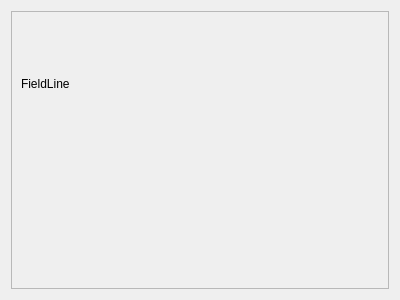
<?xml version="1.0" encoding="UTF-8"?>
<ui version="4.0">
 <class>uiFieldlineViewChassis</class>
 <widget class="QWidget" name="uiFieldlineViewChassis">
  <property name="geometry">
   <rect>
    <x>0</x>
    <y>0</y>
    <width>400</width>
    <height>300</height>
   </rect>
  </property>
  <property name="sizePolicy">
   <sizepolicy hsizetype="Minimum" vsizetype="Minimum">
    <horstretch>0</horstretch>
    <verstretch>0</verstretch>
   </sizepolicy>
  </property>
  <property name="windowTitle">
   <string>Form</string>
  </property>
  <layout class="QHBoxLayout" name="horizontalLayout">
   <item>
    <widget class="QFrame" name="frame">
     <property name="sizePolicy">
      <sizepolicy hsizetype="Minimum" vsizetype="Minimum">
       <horstretch>0</horstretch>
       <verstretch>0</verstretch>
      </sizepolicy>
     </property>
     <property name="frameShape">
      <enum>QFrame::StyledPanel</enum>
     </property>
     <property name="frameShadow">
      <enum>QFrame::Raised</enum>
     </property>
     <layout class="QVBoxLayout" name="verticalLayout">
      <item>
       <widget class="QLabel" name="labelFrame">
        <property name="sizePolicy">
         <sizepolicy hsizetype="Minimum" vsizetype="Minimum">
          <horstretch>0</horstretch>
          <verstretch>0</verstretch>
         </sizepolicy>
        </property>
        <property name="text">
         <string>FieldLine</string>
        </property>
       </widget>
      </item>
      <item>
       <widget class="QFrame" name="sensorFrame">
        <property name="sizePolicy">
         <sizepolicy hsizetype="Minimum" vsizetype="Minimum">
          <horstretch>0</horstretch>
          <verstretch>0</verstretch>
         </sizepolicy>
        </property>
        <property name="frameShape">
         <enum>QFrame::NoFrame</enum>
        </property>
        <property name="frameShadow">
         <enum>QFrame::Plain</enum>
        </property>
        <layout class="QHBoxLayout" name="horizontalLayout_2"/>
       </widget>
      </item>
     </layout>
    </widget>
   </item>
  </layout>
 </widget>
 <resources/>
 <connections/>
</ui>
